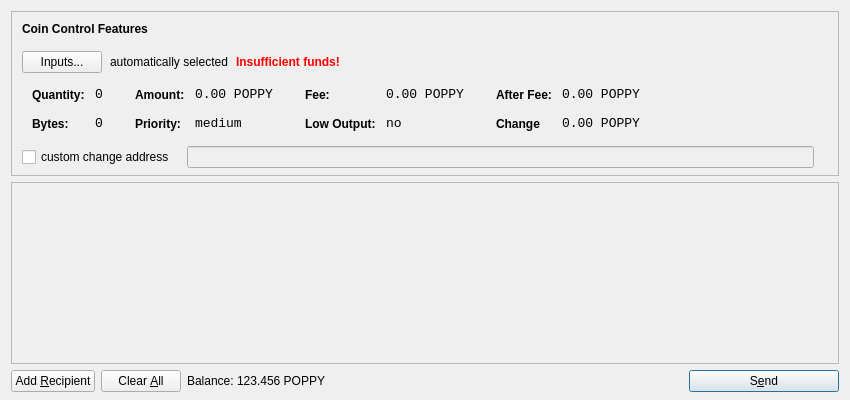
<?xml version="1.0" encoding="UTF-8"?>
<ui version="4.0">
 <class>SendCoinsDialog</class>
 <widget class="QDialog" name="SendCoinsDialog">
  <property name="geometry">
   <rect>
    <x>0</x>
    <y>0</y>
    <width>850</width>
    <height>400</height>
   </rect>
  </property>
  <property name="windowTitle">
   <string>Send Coins</string>
  </property>
  <layout class="QVBoxLayout" name="verticalLayout" stretch="0,1,0">
   <property name="bottomMargin">
    <number>8</number>
   </property>
   <item>
    <widget class="QFrame" name="frameCoinControl">
     <property name="sizePolicy">
      <sizepolicy hsizetype="Expanding" vsizetype="Expanding">
       <horstretch>0</horstretch>
       <verstretch>0</verstretch>
      </sizepolicy>
     </property>
     <property name="maximumSize">
      <size>
       <width>16777215</width>
       <height>16777215</height>
      </size>
     </property>
     <property name="frameShape">
      <enum>QFrame::StyledPanel</enum>
     </property>
     <property name="frameShadow">
      <enum>QFrame::Sunken</enum>
     </property>
     <layout class="QVBoxLayout" name="verticalLayoutCoinControl2">
      <property name="spacing">
       <number>6</number>
      </property>
      <property name="leftMargin">
       <number>0</number>
      </property>
      <property name="topMargin">
       <number>0</number>
      </property>
      <property name="rightMargin">
       <number>0</number>
      </property>
      <property name="bottomMargin">
       <number>6</number>
      </property>
      <item>
       <layout class="QVBoxLayout" name="verticalLayoutCoinControl" stretch="0,0,0,0,1">
        <property name="spacing">
         <number>0</number>
        </property>
        <property name="leftMargin">
         <number>10</number>
        </property>
        <property name="topMargin">
         <number>10</number>
        </property>
        <item>
         <layout class="QHBoxLayout" name="horizontalLayoutCoinControl1">
          <property name="bottomMargin">
           <number>15</number>
          </property>
          <item>
           <widget class="QLabel" name="labelCoinControlFeatures">
            <property name="sizePolicy">
             <sizepolicy hsizetype="Preferred" vsizetype="Maximum">
              <horstretch>0</horstretch>
              <verstretch>0</verstretch>
             </sizepolicy>
            </property>
            <property name="font">
             <font>
              <weight>75</weight>
              <bold>true</bold>
             </font>
            </property>
            <property name="styleSheet">
             <string notr="true">font-weight:bold;</string>
            </property>
            <property name="text">
             <string>Coin Control Features</string>
            </property>
           </widget>
          </item>
         </layout>
        </item>
        <item>
         <layout class="QHBoxLayout" name="horizontalLayoutCoinControl2" stretch="0,0,0,0">
          <property name="spacing">
           <number>8</number>
          </property>
          <property name="bottomMargin">
           <number>10</number>
          </property>
          <item>
           <widget class="QPushButton" name="pushButtonCoinControl">
            <property name="styleSheet">
             <string notr="true"/>
            </property>
            <property name="text">
             <string>Inputs...</string>
            </property>
           </widget>
          </item>
          <item>
           <widget class="QLabel" name="labelCoinControlAutomaticallySelected">
            <property name="text">
             <string>automatically selected</string>
            </property>
            <property name="margin">
             <number>5</number>
            </property>
           </widget>
          </item>
          <item>
           <widget class="QLabel" name="labelCoinControlInsuffFunds">
            <property name="font">
             <font>
              <weight>75</weight>
              <bold>true</bold>
             </font>
            </property>
            <property name="styleSheet">
             <string notr="true">color:red;font-weight:bold;</string>
            </property>
            <property name="text">
             <string>Insufficient funds!</string>
            </property>
            <property name="margin">
             <number>5</number>
            </property>
           </widget>
          </item>
          <item>
           <spacer name="horizontalSpacerCoinControl">
            <property name="orientation">
             <enum>Qt::Horizontal</enum>
            </property>
            <property name="sizeHint" stdset="0">
             <size>
              <width>40</width>
              <height>1</height>
             </size>
            </property>
           </spacer>
          </item>
         </layout>
        </item>
        <item>
         <widget class="QWidget" name="widgetCoinControl" native="true">
          <property name="sizePolicy">
           <sizepolicy hsizetype="Preferred" vsizetype="Preferred">
            <horstretch>0</horstretch>
            <verstretch>0</verstretch>
           </sizepolicy>
          </property>
          <property name="minimumSize">
           <size>
            <width>0</width>
            <height>0</height>
           </size>
          </property>
          <property name="styleSheet">
           <string notr="true"/>
          </property>
          <layout class="QHBoxLayout" name="horizontalLayoutCoinControl5">
           <property name="margin">
            <number>0</number>
           </property>
           <item>
            <layout class="QHBoxLayout" name="horizontalLayoutCoinControl3" stretch="0,0,0,1">
             <property name="spacing">
              <number>20</number>
             </property>
             <property name="topMargin">
              <number>0</number>
             </property>
             <property name="bottomMargin">
              <number>10</number>
             </property>
             <item>
              <layout class="QFormLayout" name="formLayoutCoinControl1">
               <property name="horizontalSpacing">
                <number>10</number>
               </property>
               <property name="verticalSpacing">
                <number>14</number>
               </property>
               <property name="leftMargin">
                <number>10</number>
               </property>
               <property name="topMargin">
                <number>4</number>
               </property>
               <property name="rightMargin">
                <number>6</number>
               </property>
               <item row="0" column="0">
                <widget class="QLabel" name="labelCoinControlQuantityText">
                 <property name="styleSheet">
                  <string notr="true">font-weight:bold;</string>
                 </property>
                 <property name="text">
                  <string>Quantity:</string>
                 </property>
                 <property name="margin">
                  <number>0</number>
                 </property>
                </widget>
               </item>
               <item row="0" column="1">
                <widget class="QLabel" name="labelCoinControlQuantity">
                 <property name="font">
                  <font>
                   <family>Monospace</family>
                   <pointsize>10</pointsize>
                  </font>
                 </property>
                 <property name="cursor">
                  <cursorShape>IBeamCursor</cursorShape>
                 </property>
                 <property name="contextMenuPolicy">
                  <enum>Qt::ActionsContextMenu</enum>
                 </property>
                 <property name="text">
                  <string>0</string>
                 </property>
                 <property name="margin">
                  <number>0</number>
                 </property>
                 <property name="textInteractionFlags">
                  <set>Qt::LinksAccessibleByMouse|Qt::TextSelectableByKeyboard|Qt::TextSelectableByMouse</set>
                 </property>
                </widget>
               </item>
               <item row="1" column="0">
                <widget class="QLabel" name="labelCoinControlBytesText">
                 <property name="styleSheet">
                  <string notr="true">font-weight:bold;</string>
                 </property>
                 <property name="text">
                  <string>Bytes:</string>
                 </property>
                </widget>
               </item>
               <item row="1" column="1">
                <widget class="QLabel" name="labelCoinControlBytes">
                 <property name="font">
                  <font>
                   <family>Monospace</family>
                   <pointsize>10</pointsize>
                  </font>
                 </property>
                 <property name="cursor">
                  <cursorShape>IBeamCursor</cursorShape>
                 </property>
                 <property name="contextMenuPolicy">
                  <enum>Qt::ActionsContextMenu</enum>
                 </property>
                 <property name="text">
                  <string>0</string>
                 </property>
                 <property name="textInteractionFlags">
                  <set>Qt::LinksAccessibleByMouse|Qt::TextSelectableByKeyboard|Qt::TextSelectableByMouse</set>
                 </property>
                </widget>
               </item>
              </layout>
             </item>
             <item>
              <layout class="QFormLayout" name="formLayoutCoinControl2">
               <property name="horizontalSpacing">
                <number>10</number>
               </property>
               <property name="verticalSpacing">
                <number>14</number>
               </property>
               <property name="leftMargin">
                <number>6</number>
               </property>
               <property name="topMargin">
                <number>4</number>
               </property>
               <property name="rightMargin">
                <number>6</number>
               </property>
               <item row="0" column="0">
                <widget class="QLabel" name="labelCoinControlAmountText">
                 <property name="styleSheet">
                  <string notr="true">font-weight:bold;</string>
                 </property>
                 <property name="text">
                  <string>Amount:</string>
                 </property>
                 <property name="margin">
                  <number>0</number>
                 </property>
                </widget>
               </item>
               <item row="0" column="1">
                <widget class="QLabel" name="labelCoinControlAmount">
                 <property name="font">
                  <font>
                   <family>Monospace</family>
                   <pointsize>10</pointsize>
                  </font>
                 </property>
                 <property name="cursor">
                  <cursorShape>IBeamCursor</cursorShape>
                 </property>
                 <property name="contextMenuPolicy">
                  <enum>Qt::ActionsContextMenu</enum>
                 </property>
                 <property name="text">
                  <string>0.00 POPPY</string>
                 </property>
                 <property name="textInteractionFlags">
                  <set>Qt::LinksAccessibleByMouse|Qt::TextSelectableByKeyboard|Qt::TextSelectableByMouse</set>
                 </property>
                </widget>
               </item>
               <item row="1" column="0">
                <widget class="QLabel" name="labelCoinControlPriorityText">
                 <property name="styleSheet">
                  <string notr="true">font-weight:bold;</string>
                 </property>
                 <property name="text">
                  <string>Priority:</string>
                 </property>
                </widget>
               </item>
               <item row="1" column="1">
                <widget class="QLabel" name="labelCoinControlPriority">
                 <property name="font">
                  <font>
                   <family>Monospace</family>
                   <pointsize>10</pointsize>
                  </font>
                 </property>
                 <property name="cursor">
                  <cursorShape>IBeamCursor</cursorShape>
                 </property>
                 <property name="contextMenuPolicy">
                  <enum>Qt::ActionsContextMenu</enum>
                 </property>
                 <property name="text">
                  <string>medium</string>
                 </property>
                 <property name="textInteractionFlags">
                  <set>Qt::LinksAccessibleByMouse|Qt::TextSelectableByKeyboard|Qt::TextSelectableByMouse</set>
                 </property>
                </widget>
               </item>
              </layout>
             </item>
             <item>
              <layout class="QFormLayout" name="formLayoutCoinControl3">
               <property name="horizontalSpacing">
                <number>10</number>
               </property>
               <property name="verticalSpacing">
                <number>14</number>
               </property>
               <property name="leftMargin">
                <number>6</number>
               </property>
               <property name="topMargin">
                <number>4</number>
               </property>
               <property name="rightMargin">
                <number>6</number>
               </property>
               <item row="0" column="0">
                <widget class="QLabel" name="labelCoinControlFeeText">
                 <property name="styleSheet">
                  <string notr="true">font-weight:bold;</string>
                 </property>
                 <property name="text">
                  <string>Fee:</string>
                 </property>
                 <property name="margin">
                  <number>0</number>
                 </property>
                </widget>
               </item>
               <item row="0" column="1">
                <widget class="QLabel" name="labelCoinControlFee">
                 <property name="font">
                  <font>
                   <family>Monospace</family>
                   <pointsize>10</pointsize>
                  </font>
                 </property>
                 <property name="cursor">
                  <cursorShape>IBeamCursor</cursorShape>
                 </property>
                 <property name="contextMenuPolicy">
                  <enum>Qt::ActionsContextMenu</enum>
                 </property>
                 <property name="text">
                  <string>0.00 POPPY</string>
                 </property>
                 <property name="textInteractionFlags">
                  <set>Qt::LinksAccessibleByMouse|Qt::TextSelectableByKeyboard|Qt::TextSelectableByMouse</set>
                 </property>
                </widget>
               </item>
               <item row="1" column="0">
                <widget class="QLabel" name="labelCoinControlLowOutputText">
                 <property name="styleSheet">
                  <string notr="true">font-weight:bold;</string>
                 </property>
                 <property name="text">
                  <string>Low Output:</string>
                 </property>
                </widget>
               </item>
               <item row="1" column="1">
                <widget class="QLabel" name="labelCoinControlLowOutput">
                 <property name="font">
                  <font>
                   <family>Monospace</family>
                   <pointsize>10</pointsize>
                  </font>
                 </property>
                 <property name="cursor">
                  <cursorShape>IBeamCursor</cursorShape>
                 </property>
                 <property name="contextMenuPolicy">
                  <enum>Qt::ActionsContextMenu</enum>
                 </property>
                 <property name="text">
                  <string>no</string>
                 </property>
                 <property name="textInteractionFlags">
                  <set>Qt::LinksAccessibleByMouse|Qt::TextSelectableByKeyboard|Qt::TextSelectableByMouse</set>
                 </property>
                </widget>
               </item>
              </layout>
             </item>
             <item>
              <layout class="QFormLayout" name="formLayoutCoinControl4">
               <property name="horizontalSpacing">
                <number>10</number>
               </property>
               <property name="verticalSpacing">
                <number>14</number>
               </property>
               <property name="leftMargin">
                <number>6</number>
               </property>
               <property name="topMargin">
                <number>4</number>
               </property>
               <property name="rightMargin">
                <number>6</number>
               </property>
               <item row="0" column="0">
                <widget class="QLabel" name="labelCoinControlAfterFeeText">
                 <property name="styleSheet">
                  <string notr="true">font-weight:bold;</string>
                 </property>
                 <property name="text">
                  <string>After Fee:</string>
                 </property>
                 <property name="margin">
                  <number>0</number>
                 </property>
                </widget>
               </item>
               <item row="0" column="1">
                <widget class="QLabel" name="labelCoinControlAfterFee">
                 <property name="font">
                  <font>
                   <family>Monospace</family>
                   <pointsize>10</pointsize>
                  </font>
                 </property>
                 <property name="cursor">
                  <cursorShape>IBeamCursor</cursorShape>
                 </property>
                 <property name="contextMenuPolicy">
                  <enum>Qt::ActionsContextMenu</enum>
                 </property>
                 <property name="text">
                  <string>0.00 POPPY</string>
                 </property>
                 <property name="textInteractionFlags">
                  <set>Qt::LinksAccessibleByMouse|Qt::TextSelectableByKeyboard|Qt::TextSelectableByMouse</set>
                 </property>
                </widget>
               </item>
               <item row="1" column="0">
                <widget class="QLabel" name="labelCoinControlChangeText">
                 <property name="styleSheet">
                  <string notr="true">font-weight:bold;</string>
                 </property>
                 <property name="text">
                  <string>Change</string>
                 </property>
                </widget>
               </item>
               <item row="1" column="1">
                <widget class="QLabel" name="labelCoinControlChange">
                 <property name="font">
                  <font>
                   <family>Monospace</family>
                   <pointsize>10</pointsize>
                  </font>
                 </property>
                 <property name="cursor">
                  <cursorShape>IBeamCursor</cursorShape>
                 </property>
                 <property name="contextMenuPolicy">
                  <enum>Qt::ActionsContextMenu</enum>
                 </property>
                 <property name="text">
                  <string>0.00 POPPY</string>
                 </property>
                 <property name="textInteractionFlags">
                  <set>Qt::LinksAccessibleByMouse|Qt::TextSelectableByKeyboard|Qt::TextSelectableByMouse</set>
                 </property>
                </widget>
               </item>
              </layout>
             </item>
            </layout>
           </item>
          </layout>
         </widget>
        </item>
        <item>
         <layout class="QHBoxLayout" name="horizontalLayoutCoinControl4" stretch="0,0,0">
          <property name="spacing">
           <number>12</number>
          </property>
          <property name="sizeConstraint">
           <enum>QLayout::SetDefaultConstraint</enum>
          </property>
          <property name="topMargin">
           <number>5</number>
          </property>
          <property name="rightMargin">
           <number>5</number>
          </property>
          <item>
           <widget class="QCheckBox" name="checkBoxCoinControlChange">
            <property name="text">
             <string>custom change address</string>
            </property>
           </widget>
          </item>
          <item>
           <widget class="QLineEdit" name="lineEditCoinControlChange">
            <property name="enabled">
             <bool>false</bool>
            </property>
            <property name="sizePolicy">
             <sizepolicy hsizetype="Expanding" vsizetype="Fixed">
              <horstretch>0</horstretch>
              <verstretch>0</verstretch>
             </sizepolicy>
            </property>
           </widget>
          </item>
          <item>
           <widget class="QLabel" name="labelCoinControlChangeLabel">
            <property name="sizePolicy">
             <sizepolicy hsizetype="Preferred" vsizetype="Expanding">
              <horstretch>0</horstretch>
              <verstretch>0</verstretch>
             </sizepolicy>
            </property>
            <property name="minimumSize">
             <size>
              <width>0</width>
              <height>0</height>
             </size>
            </property>
            <property name="text">
             <string/>
            </property>
            <property name="margin">
             <number>3</number>
            </property>
           </widget>
          </item>
         </layout>
        </item>
        <item>
         <spacer name="verticalSpacerCoinControl">
          <property name="orientation">
           <enum>Qt::Vertical</enum>
          </property>
          <property name="sizeHint" stdset="0">
           <size>
            <width>800</width>
            <height>1</height>
           </size>
          </property>
         </spacer>
        </item>
       </layout>
      </item>
     </layout>
    </widget>
   </item>
   <item>
    <widget class="QScrollArea" name="scrollArea">
     <property name="widgetResizable">
      <bool>true</bool>
     </property>
     <widget class="QWidget" name="scrollAreaWidgetContents">
      <property name="geometry">
       <rect>
        <x>0</x>
        <y>0</y>
        <width>830</width>
        <height>152</height>
       </rect>
      </property>
      <layout class="QVBoxLayout" name="verticalLayout_2">
       <property name="margin">
        <number>0</number>
       </property>
       <item>
        <layout class="QVBoxLayout" name="entries">
         <property name="spacing">
          <number>6</number>
         </property>
        </layout>
       </item>
       <item>
        <spacer name="verticalSpacer">
         <property name="orientation">
          <enum>Qt::Vertical</enum>
         </property>
         <property name="sizeHint" stdset="0">
          <size>
           <width>20</width>
           <height>40</height>
          </size>
         </property>
        </spacer>
       </item>
      </layout>
     </widget>
    </widget>
   </item>
   <item>
    <layout class="QHBoxLayout" name="horizontalLayout">
     <item>
      <widget class="QPushButton" name="addButton">
       <property name="toolTip">
        <string>Send to multiple recipients at once</string>
       </property>
       <property name="text">
        <string>Add &amp;Recipient</string>
       </property>
       <property name="icon">
        <iconset resource="../bitcoin.qrc">
         <normaloff>:/icons/add</normaloff>:/icons/add</iconset>
       </property>
       <property name="autoDefault">
        <bool>false</bool>
       </property>
      </widget>
     </item>
     <item>
      <widget class="QPushButton" name="clearButton">
       <property name="sizePolicy">
        <sizepolicy hsizetype="Minimum" vsizetype="Fixed">
         <horstretch>0</horstretch>
         <verstretch>0</verstretch>
        </sizepolicy>
       </property>
       <property name="toolTip">
        <string>Remove all transaction fields</string>
       </property>
       <property name="text">
        <string>Clear &amp;All</string>
       </property>
       <property name="icon">
        <iconset resource="../bitcoin.qrc">
         <normaloff>:/icons/remove</normaloff>:/icons/remove</iconset>
       </property>
       <property name="autoRepeatDelay">
        <number>300</number>
       </property>
       <property name="autoDefault">
        <bool>false</bool>
       </property>
      </widget>
     </item>
     <item>
      <layout class="QHBoxLayout" name="horizontalLayout_2">
       <property name="spacing">
        <number>3</number>
       </property>
       <item>
        <widget class="QLabel" name="label">
         <property name="sizePolicy">
          <sizepolicy hsizetype="Preferred" vsizetype="Fixed">
           <horstretch>0</horstretch>
           <verstretch>0</verstretch>
          </sizepolicy>
         </property>
         <property name="text">
          <string>Balance:</string>
         </property>
        </widget>
       </item>
       <item>
        <widget class="QLabel" name="labelBalance">
         <property name="sizePolicy">
          <sizepolicy hsizetype="Preferred" vsizetype="Fixed">
           <horstretch>0</horstretch>
           <verstretch>0</verstretch>
          </sizepolicy>
         </property>
         <property name="cursor">
          <cursorShape>IBeamCursor</cursorShape>
         </property>
         <property name="text">
          <string>123.456 POPPY</string>
         </property>
         <property name="textInteractionFlags">
          <set>Qt::LinksAccessibleByMouse|Qt::TextSelectableByKeyboard|Qt::TextSelectableByMouse</set>
         </property>
        </widget>
       </item>
      </layout>
     </item>
     <item>
      <spacer name="horizontalSpacer">
       <property name="orientation">
        <enum>Qt::Horizontal</enum>
       </property>
       <property name="sizeHint" stdset="0">
        <size>
         <width>40</width>
         <height>20</height>
        </size>
       </property>
      </spacer>
     </item>
     <item>
      <widget class="QPushButton" name="sendButton">
       <property name="minimumSize">
        <size>
         <width>150</width>
         <height>0</height>
        </size>
       </property>
       <property name="toolTip">
        <string>Confirm the send action</string>
       </property>
       <property name="text">
        <string>S&amp;end</string>
       </property>
       <property name="icon">
        <iconset resource="../bitcoin.qrc">
         <normaloff>:/icons/send</normaloff>:/icons/send</iconset>
       </property>
       <property name="default">
        <bool>true</bool>
       </property>
      </widget>
     </item>
    </layout>
   </item>
  </layout>
 </widget>
 <resources>
  <include location="../bitcoin.qrc"/>
 </resources>
 <connections/>
</ui>
